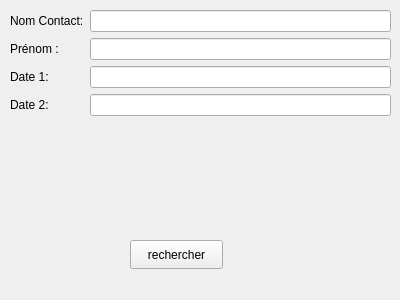
<?xml version="1.0" encoding="UTF-8"?>
<ui version="4.0">
 <class>rechercheIntera</class>
 <widget class="QWidget" name="rechercheIntera">
  <property name="geometry">
   <rect>
    <x>0</x>
    <y>0</y>
    <width>400</width>
    <height>300</height>
   </rect>
  </property>
  <property name="windowTitle">
   <string>Form</string>
  </property>
  <widget class="QWidget" name="formLayoutWidget">
   <property name="geometry">
    <rect>
     <x>10</x>
     <y>10</y>
     <width>381</width>
     <height>131</height>
    </rect>
   </property>
   <layout class="QFormLayout" name="formLayout">
    <item row="0" column="1">
     <widget class="QLineEdit" name="lineEditN"/>
    </item>
    <item row="0" column="0">
     <widget class="QLabel" name="label">
      <property name="text">
       <string>Nom Contact:</string>
      </property>
     </widget>
    </item>
    <item row="2" column="0">
     <widget class="QLabel" name="label_2">
      <property name="text">
       <string>Date 1:</string>
      </property>
     </widget>
    </item>
    <item row="2" column="1">
     <widget class="QLineEdit" name="lineEdit1"/>
    </item>
    <item row="3" column="1">
     <widget class="QLineEdit" name="lineEdit2"/>
    </item>
    <item row="3" column="0">
     <widget class="QLabel" name="label_3">
      <property name="text">
       <string>Date 2:</string>
      </property>
     </widget>
    </item>
    <item row="1" column="1">
     <widget class="QLineEdit" name="Prenom"/>
    </item>
    <item row="1" column="0">
     <widget class="QLabel" name="label_4">
      <property name="text">
       <string>Prénom :</string>
      </property>
     </widget>
    </item>
   </layout>
  </widget>
  <widget class="QPushButton" name="rechercheI">
   <property name="geometry">
    <rect>
     <x>130</x>
     <y>240</y>
     <width>93</width>
     <height>29</height>
    </rect>
   </property>
   <property name="text">
    <string>rechercher</string>
   </property>
  </widget>
 </widget>
 <resources/>
 <connections/>
</ui>
